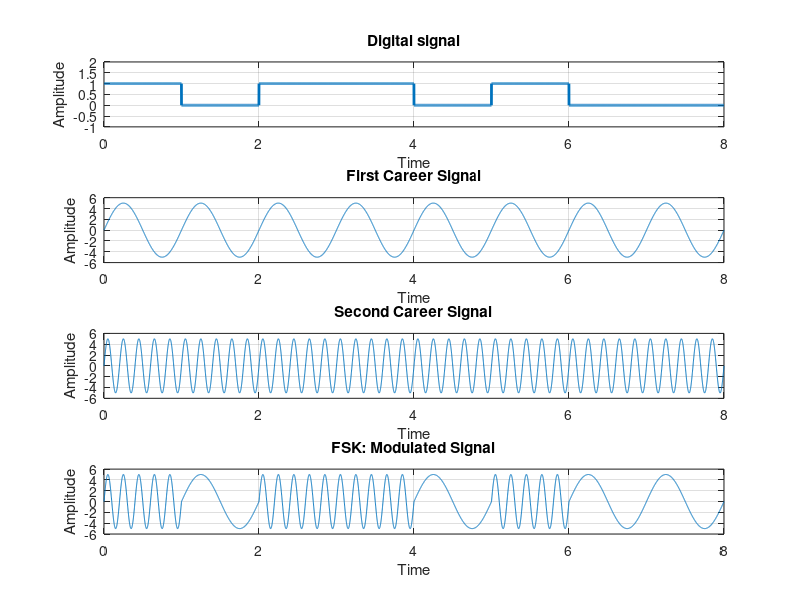

Write MATLAB code to recreate this figure.
clear all;
close all;
clc;

bits = [1 0 1 1 0 1 0 0];
n = 1000;
% plot the digital signal
N = length(bits);
t = 0 : 1/n : N;
%digital signal
x = zeros(1,length(t));
for i = 1:length(bits)
  if bits(i) == 1
    x((i-1)*n+1 : i*n)  = 1;
 end
end
subplot(4,1,1);
plot(t, x, 'linewidth', 2);
axis([0, N, -1, 2]);
title('Digital signal')
xlabel('Time');
ylabel('Amplitude');
grid on;

a = 5;
%plot the first career signal
f1 = 1;
sig1 = a .* sin(2 * pi * f1 * t);
subplot(4, 1, 2);
plot(t, sig1);
axis([0, N, -a-1, a+1]);
title('First Career Signal');
xlabel('Time');
ylabel('Amplitude');
grid on;

%plot the second career signal
f2 = 5;
sig2 = a .* sin(2 * pi * f2 * t);
subplot(4, 1, 3);
plot(t, sig2);
axis([0, N, -a-1, a+1]);
title('Second Career Signal');
xlabel('Time');
ylabel('Amplitude');
grid on;

% generates modulated signal
modu_sig = zeros(1, length(t));
for i = 1 : N
    if bits(i) == 0
        modu_sig((i-1)*n+1 : i*n)  = sig1((i-1)*n+1 : i*n);
    else 
        modu_sig((i-1)*n+1 : i*n)  = sig2((i-1)*n+1 : i*n);
    end
end
subplot(4, 1, 4);
plot(t, modu_sig);
axis([0, N, -a-1, a+1]);
title('FSK: Modulated Signal');
xlabel('Time');
ylabel('Amplitude');
grid on;

%demodulation
index = 0;
result = zeros(1, N);
for i = 1 : length(t)
    if(t(i) > index)
        index = index + 1;
        if modu_sig((index-1)*n+1 : index*n) == sig1((index-1)*n+1 : index*n)
            result(index)=1;
        end
    end
end

disp(result);



